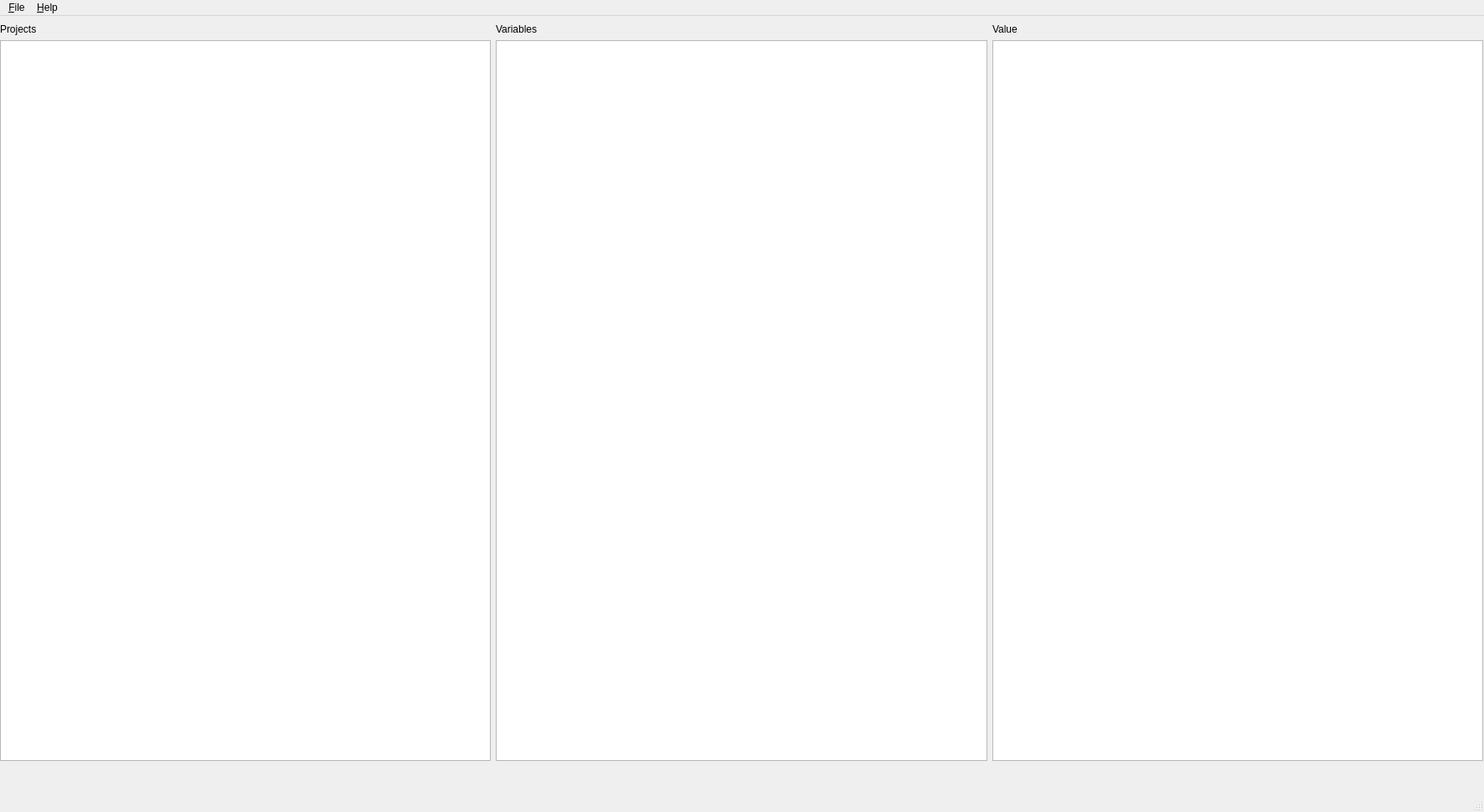
<?xml version="1.0" encoding="UTF-8"?>
<ui version="4.0">
 <class>MainWindow</class>
 <widget class="QMainWindow" name="MainWindow">
  <property name="geometry">
   <rect>
    <x>0</x>
    <y>0</y>
    <width>1772</width>
    <height>970</height>
   </rect>
  </property>
  <property name="windowTitle">
   <string>Fluid Settings</string>
  </property>
  <widget class="QWidget" name="centralwidget">
   <widget class="QWidget" name="gridLayoutWidget">
    <property name="geometry">
     <rect>
      <x>0</x>
      <y>9</y>
      <width>1771</width>
      <height>881</height>
     </rect>
    </property>
    <layout class="QGridLayout" name="gridLayout">
     <item row="1" column="2">
      <widget class="QPlainTextEdit" name="f_variable_value"/>
     </item>
     <item row="1" column="0">
      <widget class="QListView" name="f_project_list"/>
     </item>
     <item row="1" column="1">
      <widget class="QListWidget" name="f_variable_list"/>
     </item>
     <item row="0" column="1">
      <widget class="QLabel" name="label_variables">
       <property name="text">
        <string>Variables</string>
       </property>
      </widget>
     </item>
     <item row="0" column="2">
      <widget class="QLabel" name="label_value">
       <property name="text">
        <string>Value</string>
       </property>
      </widget>
     </item>
     <item row="0" column="0">
      <widget class="QLabel" name="label_projects">
       <property name="text">
        <string>Projects</string>
       </property>
      </widget>
     </item>
    </layout>
   </widget>
  </widget>
  <widget class="QMenuBar" name="menubar">
   <property name="geometry">
    <rect>
     <x>0</x>
     <y>0</y>
     <width>1772</width>
     <height>39</height>
    </rect>
   </property>
   <widget class="QMenu" name="menuFile">
    <property name="title">
     <string>&amp;File</string>
    </property>
    <addaction name="action_connect"/>
    <addaction name="separator"/>
    <addaction name="action_quit"/>
   </widget>
   <widget class="QMenu" name="menuHelp">
    <property name="title">
     <string>&amp;Help</string>
    </property>
    <addaction name="action_help"/>
    <addaction name="action_about"/>
   </widget>
   <addaction name="menuFile"/>
   <addaction name="menuHelp"/>
  </widget>
  <widget class="QStatusBar" name="statusbar"/>
  <action name="action_connect">
   <property name="text">
    <string>&amp;Connect</string>
   </property>
   <property name="shortcut">
    <string>Ctrl+O</string>
   </property>
  </action>
  <action name="action_quit">
   <property name="text">
    <string>&amp;Quit</string>
   </property>
   <property name="shortcut">
    <string>Ctrl+Q</string>
   </property>
  </action>
  <action name="action_about">
   <property name="text">
    <string>&amp;About Fluid Settings</string>
   </property>
  </action>
  <action name="action_help">
   <property name="text">
    <string>&amp;Help</string>
   </property>
   <property name="shortcut">
    <string>F1</string>
   </property>
  </action>
 </widget>
 <resources/>
 <connections/>
</ui>
